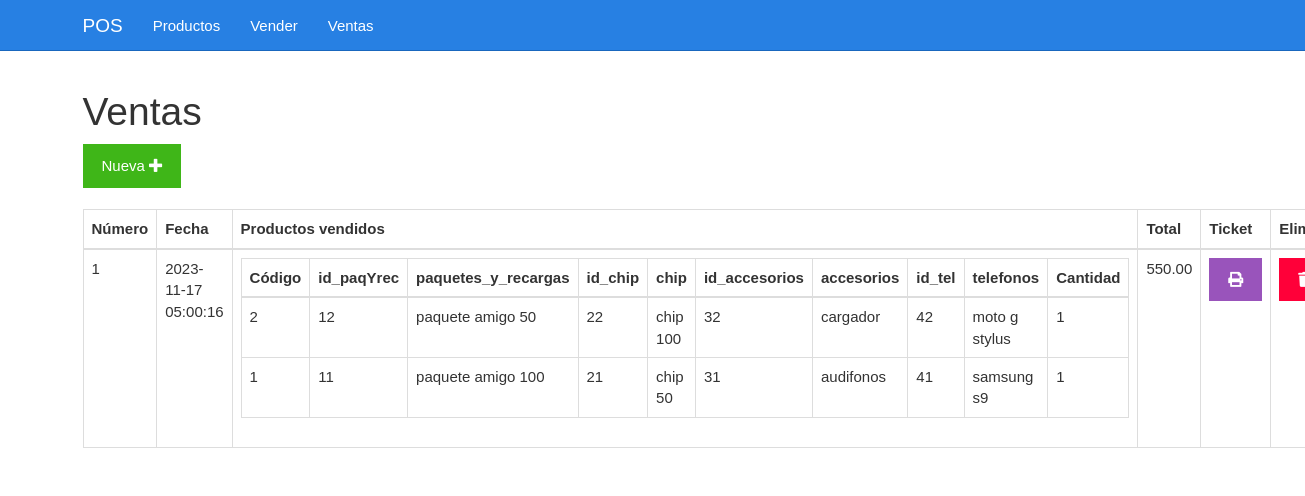
Page /ventas.php on the committed database.
### tables this page shows
CREATE TABLE `tbl_ventas` (
  `id` bigint(20) UNSIGNED NOT NULL,
  `fecha` datetime NOT NULL,
  `total` decimal(7,2) NOT NULL
);

### ventas.php (the view)
<?php include_once "encabezado.php" ?>
<?php
include_once "base_de_datos.php";
$sentencia = $base_de_datos->query("SELECT tbl_ventas.total, tbl_ventas.fecha, tbl_ventas.id, GROUP_CONCAT(	tbl_productos.codigo, '..', tbl_productos.id_paqYrec, '..',  tbl_productos.paquetes_y_recargas, '..', tbl_productos.id_chip, '..',  tbl_productos.chip, '..', tbl_productos.id_accesorios, '..',  tbl_productos.accesorios, '..', tbl_productos.id_tel, '..',  tbl_productos.telefonos, '..', tbl_productosvendidos.cantidad SEPARATOR '__') AS tbl_productos FROM tbl_ventas INNER JOIN tbl_productosvendidos ON tbl_productosvendidos.id_venta = tbl_ventas.id INNER JOIN tbl_productos ON tbl_productos.id = tbl_productosvendidos.id_producto GROUP BY tbl_ventas.id ORDER BY tbl_ventas.id;");
$ventas = $sentencia->fetchAll(PDO::FETCH_OBJ);
?>
	<div class="col-xs-12">
		<h1>Ventas</h1>
		<div>
			<a class="btn btn-success" href="./vender.php">Nueva <i class="fa fa-plus"></i></a>
		</div>
		<br>
		<table class="table table-bordered">
			<thead>
				<tr>
					<th>Número</th>
					<th>Fecha</th>
					<th>Productos vendidos</th>
					<th>Total</th>
					<th>Ticket</th>
					<th>Eliminar</th>
				</tr>
			</thead>
			<tbody>
				<?php foreach($ventas as $venta){ ?>
				<tr>
					<td><?php echo $venta->id ?></td>
					<td><?php echo $venta->fecha ?></td>
					<td>
						<table class="table table-bordered">
							<thead>
								<tr>
									<th>Código</th>
									<th>id_paqYrec</th>
									<th>paquetes_y_recargas</th>
									<th>id_chip</th>
									<th>chip</th>
									<th>id_accesorios</th>
									<th>accesorios</th>
									<th>id_tel</th>
									<th>telefonos</th>
									<th>Cantidad</th>
								</tr>
							</thead>
							<tbody>
								<?php foreach(explode("__", $venta->tbl_productos) as $productosConcatenados){
								$producto = explode("..", $productosConcatenados)
								?>
								<tr>
									<td><?php echo $producto[0] ?></td>
									<td><?php echo $producto[1] ?></td>
									<td><?php echo $producto[2] ?></td>
									<td><?php echo $producto[3] ?></td>
									<td><?php echo $producto[4] ?></td>
									<td><?php echo $producto[5] ?></td>
									<td><?php echo $producto[6] ?></td>
									<td><?php echo $producto[7] ?></td>
									<td><?php echo $producto[8] ?></td>
									<td><?php echo $producto[9] ?></td>
								</tr>
								<?php } ?>
							</tbody>
						</table>
					</td>
					<td><?php echo $venta->total ?></td>
					<td><a class="btn btn-info" href="<?php echo "imprimirTicket.php?id=" . $venta->id?>"><i class="fa fa-print"></i></a></td>
					<td><a class="btn btn-danger" href="<?php echo "eliminarVenta.php?id=" . $venta->id?>"><i class="fa fa-trash"></i></a></td>
				</tr>
				<?php } ?>
			</tbody>
		</table>
	</div>
<?php include_once "pie.php" ?>

### css/estilo.css (style rules this page uses)
body { padding-top: 70px; }

### rows in the picture
tbl_ventas: id "1", fecha "2023-11-17 05:00:16", producto "2", producto "12", producto "paquete amigo 50", producto "22", producto "chip 100", producto "32", producto "cargador", producto "42", producto "moto g stylus", producto "1", producto "11", producto "paquete amigo 100", producto "21", producto "chip 50", producto "31", producto "audifonos", producto "41", producto "samsung s9", total "550.00"
